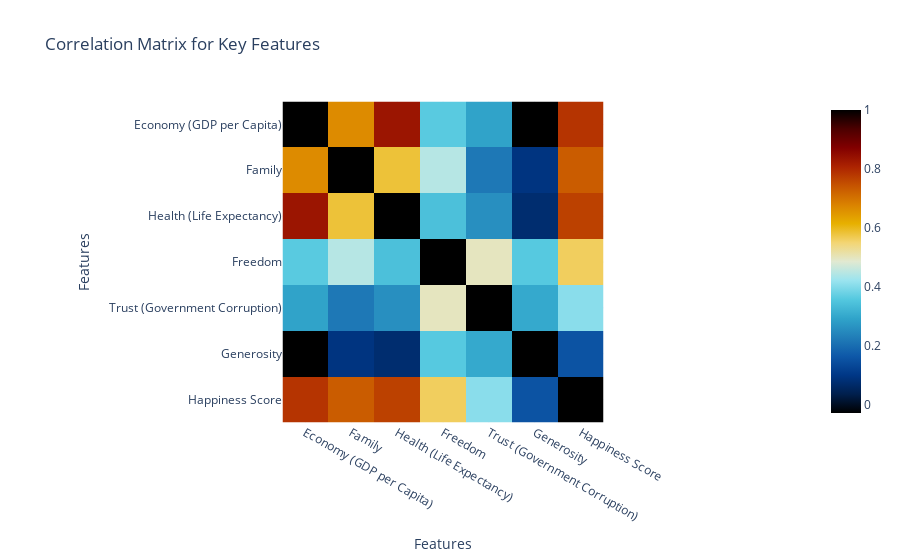

Notebook source saved alongside this figure:
### Markdown cell above
#### Prompt-7: **```In the next cell show me the correlation between``` ```the 'Economy (GDP per Capita)', 'Family', 'Health (Life Expectancy)', 'Freedom', 'Trust (Government Corruption)', 'Generosity', and 'Happiness Score'```**

### Code cell
# Select the relevant columns
correlation_columns = ['Economy (GDP per Capita)', 'Family', 
                       'Health (Life Expectancy)', 'Freedom', 
                       'Trust (Government Corruption)', 'Generosity', 
                       'Happiness Score']

# Calculate the correlation matrix
correlation_matrix = data_cleaned[correlation_columns].corr()


# Create a heatmap to visualize the correlation matrix
fig_correlation = px.imshow(correlation_matrix, 
                        title='Correlation Matrix for Key Features', 
                        color_continuous_scale='icefire',
                        labels=dict(x="Features", y="Features"))

# Update the layout 
fig_correlation.update_layout(template='plotly_white')

# Show the plot
fig_correlation.show()

### Figure 1 — Plotly figure (JSON) as saved in the notebook; plotly's stock layout.template omitted (floating-point values rounded to 4 significant figures)
{"data": [{"coloraxis": "coloraxis", "hovertemplate": "Features: %{x}<br>Features: %{y}<br>color: %{z}<extra></extra>", "name": "0", "type": "heatmap", "x": ["Economy (GDP per Capita)", "Family", "Health (Life Expectancy)", "Freedom", "Trust (Government Corruption)", "Generosity", "Happiness Score"], "xaxis": "x", "y": ["Economy (GDP per Capita)", "Family", "Health (Life Expectancy)", "Freedom", "Trust (Government Corruption)", "Generosity", "Happiness Score"], "yaxis": "y", "z": [[1, 0.666, 0.8336, 0.3618, 0.2914, -0.02775, 0.7853], [0.666, 1, 0.5829, 0.4464, 0.2197, 0.09384, 0.7316], [0.8336, 0.5829, 1, 0.3438, 0.2572, 0.07472, 0.7678], [0.3618, 0.4464, 0.3438, 1, 0.4987, 0.3599, 0.5623], [0.2914, 0.2197, 0.2572, 0.4987, 1, 0.3029, 0.4067], [-0.02775, 0.09384, 0.07472, 0.3599, 0.3029, 1, 0.1557], [0.7853, 0.7316, 0.7678, 0.5623, 0.4067, 0.1557, 1]]}], "layout": {"coloraxis": {"colorscale": [[0, "#000000"], [0.0625, "#001f4d"], [0.125, "#003786"], [0.1875, "#0e58a8"], [0.25, "#217eb8"], [0.3125, "#30a4ca"], [0.375, "#54c8df"], [0.4375, "#9be4ef"], [0.5, "#e1e9d1"], [0.5625, "#f3d573"], [0.625, "#e7b000"], [0.6875, "#da8200"], [0.75, "#c65400"], [0.8125, "#ac2301"], [0.875, "#820000"], [0.9375, "#4c0000"], [1, "#000000"]]}, "title": {"text": "Correlation Matrix for Key Features"}, "xaxis": {"anchor": "y", "constrain": "domain", "domain": [0, 1], "scaleanchor": "y", "title": {"text": "Features"}}, "yaxis": {"anchor": "x", "autorange": "reversed", "constrain": "domain", "domain": [0, 1], "title": {"text": "Features"}}}}
